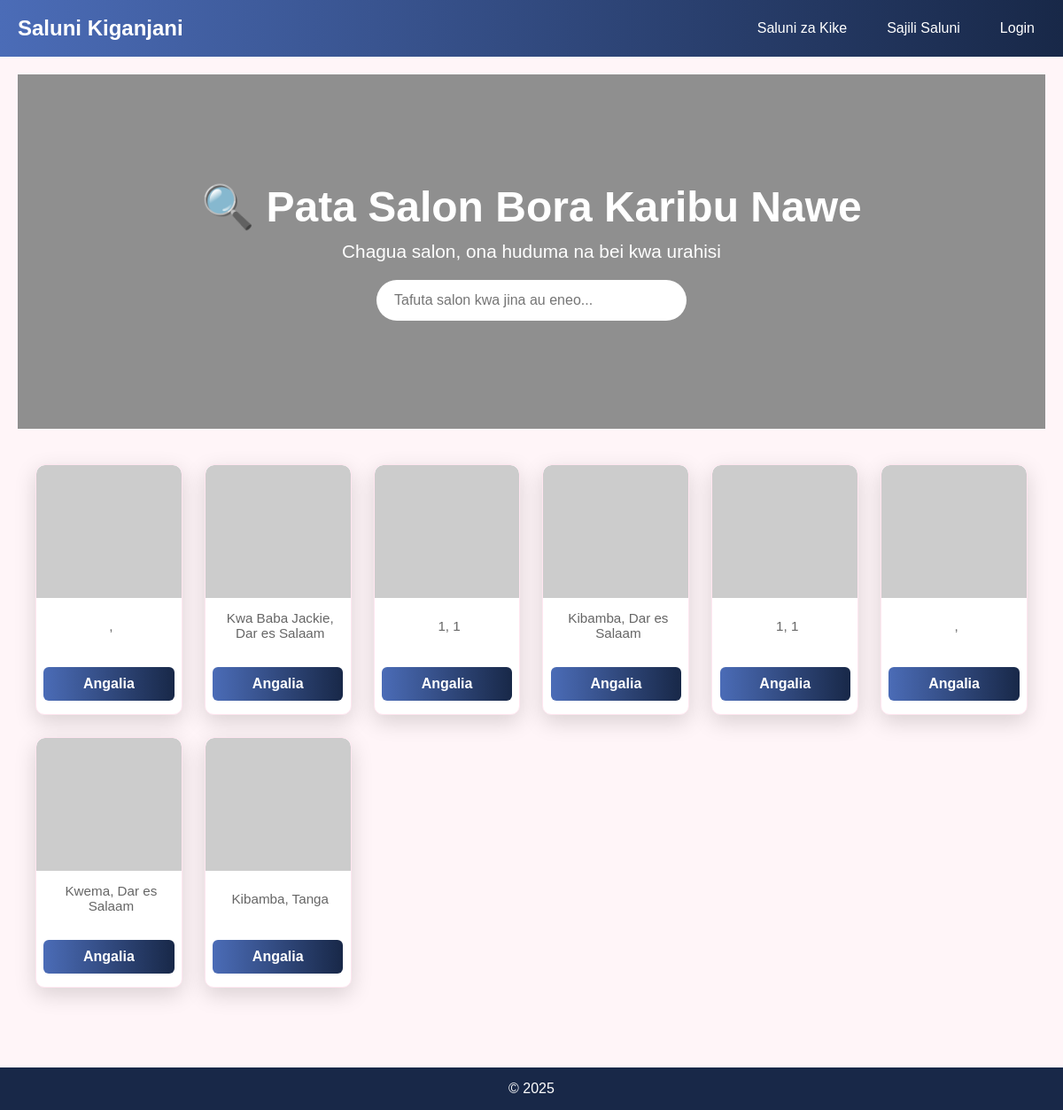
The page /salons/ on the database its author committed.
### saluni_kike/models.py (models this page shows, shortened)
class Salon(models.Model):
    name = models.CharField(max_length=200)
    description = models.TextField(blank=True)
    address = models.CharField(max_length=300)
    region = models.CharField(max_length=100)
    district = models.CharField(max_length=100)
    street = models.CharField(max_length=200)
    latitude = models.DecimalField(max_digits=9, decimal_places=6, blank=True, null=True)
    longitude = models.DecimalField(max_digits=9, decimal_places=6, blank=True, null=True)
    phone = models.CharField(validators=[PHONE_REGEX], max_length=16, blank=True, null=True)
    email = models.EmailField(blank=True, null=True)
    website = models.URLField(blank=True, null=True)
    facebook = models.URLField(blank=True, null=True)   # Facebook link
    instagram = models.URLField(blank=True, null=True)  # Instagram link
    opening_hours = models.JSONField(blank=True, null=True)
    created_at = models.DateTimeField(auto_now_add=True)
    updated_at = models.DateTimeField(auto_now=True)
    class Meta:
        ordering = ['name']

### saluni_kike/views.py (the view)
# urls.py: path('salons/', views.salon_list, name='salon_list'),
def salon_list(request):
    salons = Salon.objects.all()
    return render(request, 'saluni_kike/salon_list.html', {'salons': salons})

### saluni_kike/templates/saluni_kike/salon_list.html (shortened to what this page needs)
{% extends "base.html" %}
{% block content %}
<section class="hero-section">
    <div class="hero-slideshow">
        <div class="slide active" style="background-image: url('https://picsum.photos/id/1011/1600/400');"></div>
    </div>
    <div class="hero-overlay">
        <div class="hero-content">
            <h1>🔍 Pata Salon Bora Karibu Nawe</h1>
            <p>Chagua salon, ona huduma na bei kwa urahisi</p>
            <input type="text" placeholder="Tafuta salon kwa jina au eneo..." class="search-input">
        </div>
    </div>
</section>
<section class="salons-section">
    <div class="salon-grid">
        {% for salon in salons %}
        <div class="salon-card">
            <div class="salon-image">
                {% if salon.picha_kuu %}
                    <img src="{{ salon.picha_kuu.url }}" alt="{{ salon.name }}">
                {% else %}
                    <img src="https://picsum.photos/300/180?random={{ forloop.counter }}" alt="{{ salon.name }}">
                {% endif %}
            </div>
            <div class="salon-info">
                <p class="address"> {{ salon.street }}, {{ salon.region }}</p>
            </div>
            <a href="{% url 'salon_detail' salon.id %}" class="btn-check">Angalia</a>
        </div>
        {% empty %}
        <div class="no-results">
            <h3>Hakuna Salon Zilizopatikana</h3>
            <p>Badilisha vichujio vyako au jaribu tena baadaye</p>
        </div>
        {% endfor %}
    </div>
</section>
{% endblock %}

### saluni_kike/templates/base.html (shortened to what this page needs)
<!DOCTYPE html>
<html lang="en">
<head>
</head>
<body>
    <header>
        <h1>Saluni Kiganjani</h1>
        <nav id="navbar">
            <a href="/salons/"> Saluni za Kike</a>
            <a href="/salon/register/"> Sajili Saluni</a>
            {% if user.is_authenticated %}
                <a href="{% url 'logout' %}" class="btn-auth"><i class="ph ph-sign-out"></i> Logout</a>
            {% else %}
                <a href="{% url 'login' %}" class="btn-auth"> Login</a>
            {% endif %}
        </nav>
    </header>
    <main>
        {% block content %}{% endblock %}
    </main>
    <footer>
        &copy; {{ year|default:2025 }}
    </footer>
</body>
</html>

### saluni_kike/templates/base.html (style rules this page uses)
* { margin:0; padding:0; box-sizing:border-box; }
body { font-family: 'Mulish', sans-serif; background:#f9f9f9; color:#333; }
header { background: linear-gradient(90deg, #4b6cb7, #182848); padding:15px 20px; display:flex; justify-content:space-between; align-items:center; flex-wrap:wrap; }
header h1 { font-size:1.5rem; color: #fff; }
nav { display:flex; gap:15px; align-items:center; }
nav a { color:#fff; text-decoration:none; padding:8px 12px; border-radius:8px; transition:0.3s; display:flex; align-items:center; gap:6px; }
.btn-auth { display:flex; align-items:center; gap:6px; padding:8px 12px; border-radius:8px; color:#fff; text-decoration:none; }
footer { background:#182848; color:#fff; text-align:center; padding:15px 0; margin-top:30px; }
main { padding:20px; max-width:1200px; margin:0 auto; }

### saluni_kike/templates/saluni_kike/salon_list.html (style rules this page uses)
body { font-family: 'Mulish', sans-serif; background: #fff5f8; margin:0; }
:root { --primary: #4b6cb7; --primary-end: #182848; --white: #ffffff; --shadow: 0 8px 25px rgba(0,0,0,0.15); --radius: 10px; }
.hero-section { position: relative; height: 400px; overflow: hidden; }
.hero-slideshow { position:absolute; top:0; left:0; right:0; bottom:0; }
.hero-slideshow .slide { position:absolute; top:0; left:0; right:0; bottom:0; background-size:cover; background-position:center; opacity:0; transition: opacity 1s ease-in-out; }
.hero-slideshow .slide.active { opacity:1; }
.hero-overlay { position: relative; z-index:2; background: rgba(0,0,0,0.3); width: 100%; height: 100%; display:flex; flex-direction: column; justify-content:center; align-items:center; text-align:center; padding:0 20px; }
.hero-overlay h1 { font-size:3rem; color:#fff; margin-bottom:10px; font-weight:700; }
.hero-overlay p { font-size:1.3rem; color:#fff; margin-bottom:20px; }
.search-input { padding:14px 20px; border-radius:50px; border:none; width:350px; max-width:100%; font-size:1rem; }
.salon-grid { display:grid; grid-template-columns: repeat(auto-fill, minmax(250px,1fr)); gap:25px; padding:40px 20px; }
.salon-card { background: var(--white); border-radius: var(--radius); box-shadow: var(--shadow); overflow:hidden; display:flex; flex-direction:column; justify-content:space-between; border:1px solid #ffe6f0; min-height:250px; transition:all 0.3s ease; }
.salon-image img { width:100%; height:150px; object-fit:cover; border-top-left-radius: var(--radius); border-top-right-radius: var(--radius); }
.salon-info { padding:10px; text-align:center; }
.address { font-size:0.95rem; color:#666; margin-bottom:10px; display:flex; align-items:center; justify-content:center; gap:5px; }
.btn-check { display:block; width:90%; margin:10px auto 15px auto; padding:10px 0; text-align:center; background: linear-gradient(90deg, var(--primary), var(--primary-end)); color: var(--white); border-radius:6px; text-decoration:none; font-weight:600; transition:0.3s; }
@media (min-width:1200px) { .salon-grid { grid-template-columns: repeat(6,1fr); } }

### rows shown on the page
Salon: street "Kwa Baba Jackie", region "Dar es Salaam"
Salon: street "1", region "1"
Salon: street "Kibamba", region "Dar es Salaam"
Salon: street "1", region "1"
Salon: street "Kwema", region "Dar es Salaam"
Salon: street "Kibamba", region "Tanga"

### other values the page prints
{{ year|default:2025 }} "2025"
